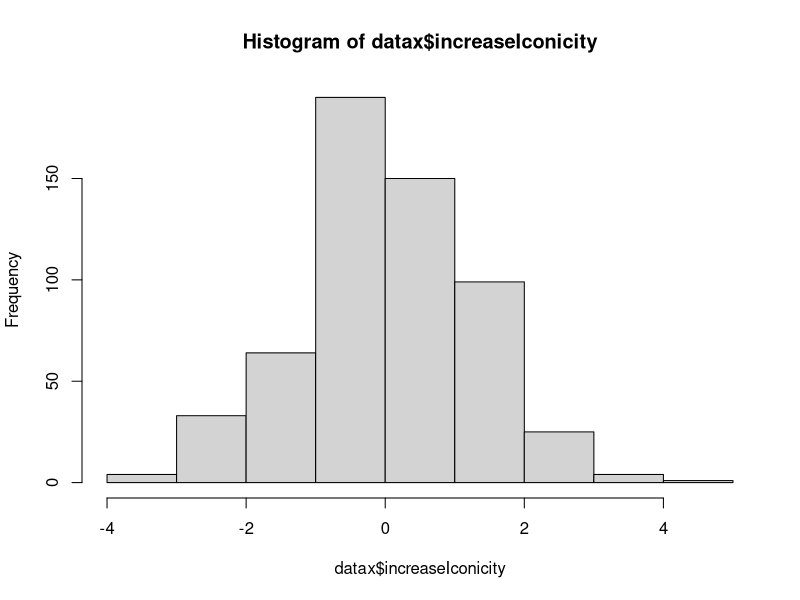
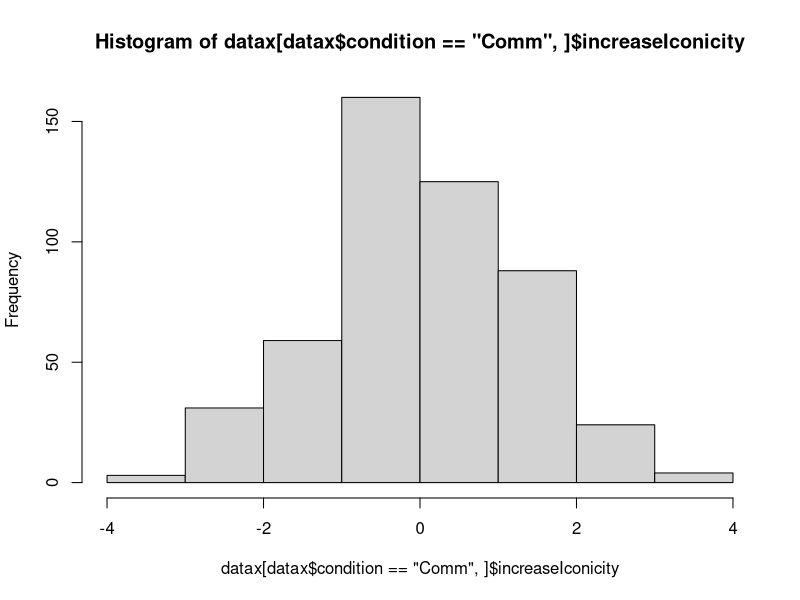
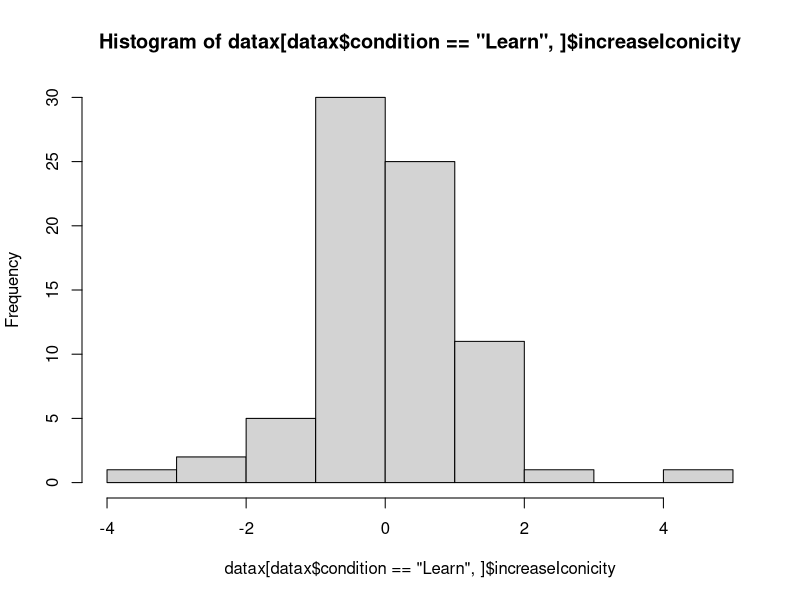
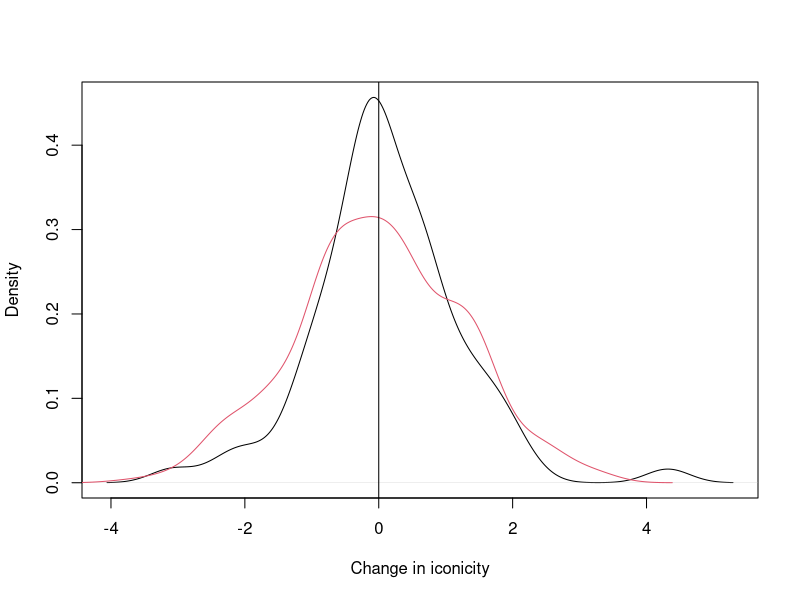
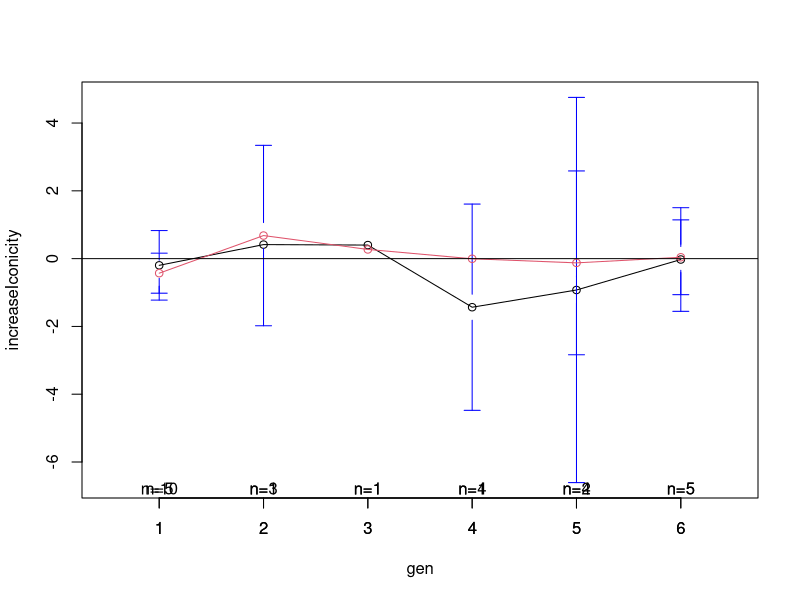
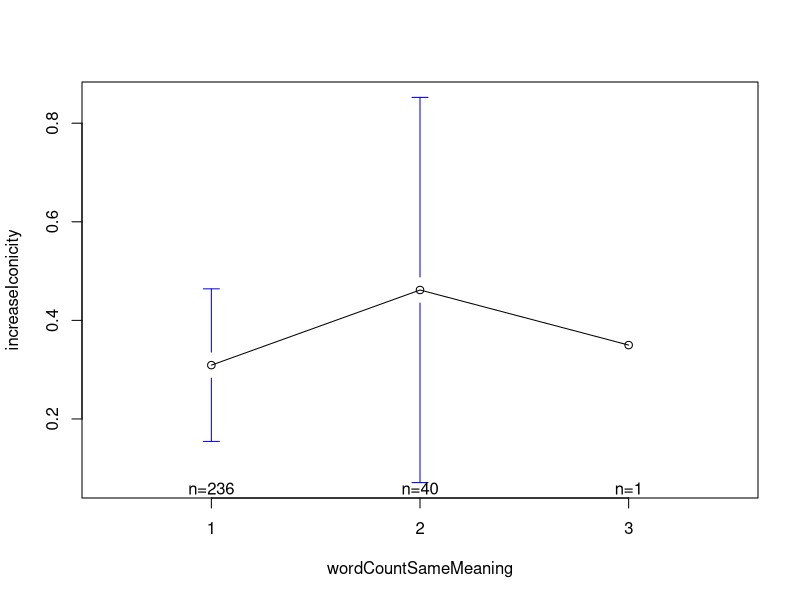
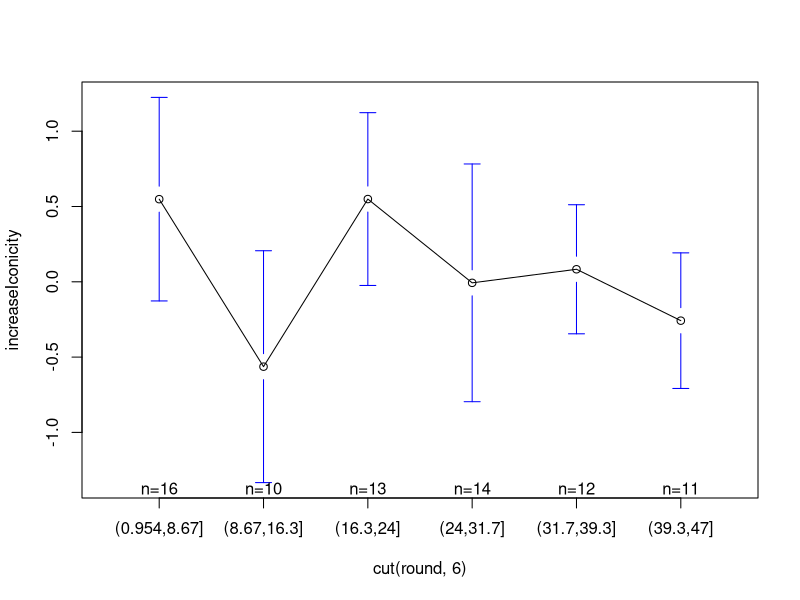
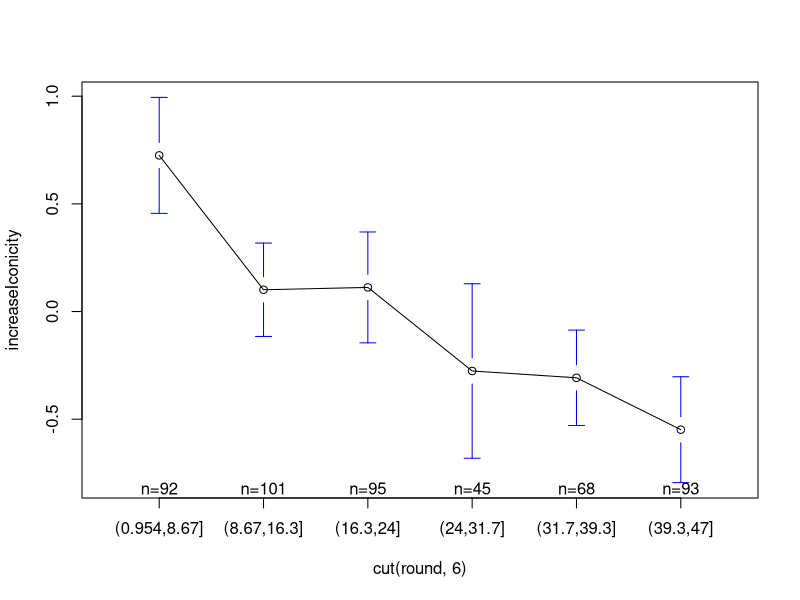

The R script that drew these images, in order:
library(gplots)
setwd("~/Documents/MPI/MonicaIconicity/SelectionAnalysis/analysis/")

datax = read.csv("../results/IncreaseInIconicity.csv", stringsAsFactors = F)
alldatx = read.csv("../results/AllTrialData.csv", stringsAsFactors = F)

hist(datax$increaseIconicity)
hist(datax[datax$condition=='Comm',]$increaseIconicity)
hist(datax[datax$condition=='Learn',]$increaseIconicity)

dens.comm = density(datax[datax$condition=='Comm',]$increaseIconicity)
dens.learn = density(datax[datax$condition=='Learn',]$increaseIconicity)

plot(dens.learn, main='', xlab='Change in iconicity')
lines(dens.comm, col=2)
abline(v=0)

pdf(file='../results/graphs/IncreaseIconcity_ConditionByMeaningIsSpiky.pdf')
plotmeans(increaseIconicity ~ paste(condition,isSpikyMeaning), data=datax, connect=list(1:2,3:4))
dev.off()

pdf(file='../results/graphs/IncreaseIconcity_ConditionByWordInFinalLanguage.pdf')
plotmeans(increaseIconicity ~ paste(condition,inFinalLang), data=datax, connect = list(1:2,3:4))
dev.off()




datax$condition = factor(datax$condition, levels=c("Learn","Comm"))
summary(lm(increaseIconicity ~ round+gen + condition*inFinalLang,data=datax))




plotmeans(increaseIconicity~gen, data=datax[datax$condition=='Comm' & datax$isSpikyMeaning==T & datax$inFinalLang,])
plotmeans(increaseIconicity~gen, data=datax[datax$condition=='Comm' & datax$isSpikyMeaning==F  & datax$inFinalLang,], add=T, col=2)
abline(h=0)


plotmeans(increaseIconicity~wordCountSameMeaning ,data=datax[datax$round<24 & datax$condition=='Comm',])
abline(h=0)
summary(lm(increaseIconicity~wordCountSameMeaning*condition, data=datax[datax$round<24,]))


plotmeans(increaseIconicity~cut(round,6), datax[datax$condition=='Learn',])
plotmeans(increaseIconicity~cut(round,6), datax[datax$condition=='Comm',])


plotmeans(increaseIconicity ~ paste(condition, correctGuess), data = datax)
